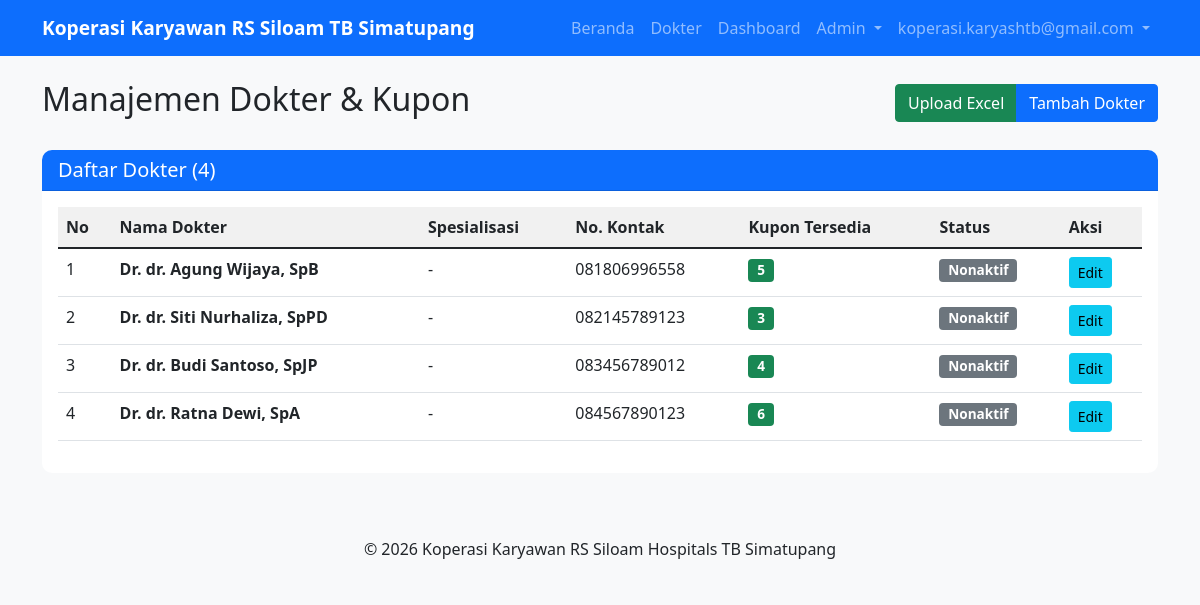
The page /admin/dokter (signed in) on the database its author committed.
### koperasi apps/models.py (models this page shows, shortened)
class User(UserMixin, db.Model):
    id = db.Column(db.Integer, primary_key=True)
    email = db.Column(db.String(120), unique=True, nullable=False)
    password_hash = db.Column(db.String(256))
    role = db.Column(db.String(20), default='user')  # user, approval1, approval2, admin
    is_active = db.Column(db.Boolean, default=True)
    created_at = db.Column(db.DateTime, default=datetime.utcnow)

class Dokter(db.Model):
    id = db.Column(db.Integer, primary_key=True)
    nama_dokter = db.Column(db.String(200), nullable=False)
    spesialisasi = db.Column(db.String(100))
    nomor_kontak = db.Column(db.String(20), nullable=False)
    alamat_praktik = db.Column(db.Text)
    jumlah_kupon = db.Column(db.Integer, default=0)
    kupon_awal = db.Column(db.Integer, default=0)  # Initial kupon before period
    periode_berlaku_bulan = db.Column(db.String(10))  # Format: YYYY-MM, e.g. 2026-01
    keterangan = db.Column(db.Text)
    is_active = db.Column(db.Boolean, default=True)
    created_at = db.Column(db.DateTime, default=datetime.utcnow)
    updated_at = db.Column(db.DateTime, default=datetime.utcnow, onupdate=datetime.utcnow)

### koperasi apps/app.py (the view, shortened to what this page needs)
@app.route('/admin/dokter', methods=['GET', 'POST'])
@login_required
def admin_dokter():
    if current_user.role != 'admin':
        flash('Anda tidak memiliki akses', 'danger')
        return redirect(url_for('dashboard'))
    current_month = datetime.now().strftime('%Y-%m')
    for dokter in Dokter.query.all():
        if dokter.periode_berlaku_bulan and dokter.periode_berlaku_bulan != current_month:
            dokter.jumlah_kupon = dokter.kupon_awal
            dokter.periode_berlaku_bulan = current_month
    db.session.commit()
    dokter_list_data = Dokter.query.all()
    return render_template('admin_dokter.html', dokter_list=dokter_list_data)

### koperasi apps/app.py (called while the page is built)
@login_manager.user_loader
def load_user(user_id):
    return User.query.get(int(user_id))

### templates/admin_dokter.html (shortened to what this page needs)
{% extends "base.html" %}
{% block content %}
<div class="row">
    <div class="col-12">
        <div class="d-flex justify-content-between align-items-center mb-4">
            <h2>Manajemen Dokter & Kupon</h2>
            <div class="btn-group" role="group">
                <button class="btn btn-success" data-bs-toggle="modal" data-bs-target="#uploadDokterModal">
                     Upload Excel
                </button>
                <button class="btn btn-primary" data-bs-toggle="modal" data-bs-target="#addDokterModal">
                     Tambah Dokter
                </button>
            </div>
        </div>
        {% if dokter_list %}
        <div class="card">
            <div class="card-header bg-primary text-white">
                <h5 class="mb-0">Daftar Dokter ({{ dokter_list|length }})</h5>
            </div>
            <div class="card-body">
                <div class="table-responsive">
                    <table class="table table-hover">
                        <thead>
                            <tr>
                                <th>No</th>
                                <th>Nama Dokter</th>
                                <th>Spesialisasi</th>
                                <th>No. Kontak</th>
                                <th>Kupon Tersedia</th>
                                <th>Status</th>
                                <th>Aksi</th>
                            </tr>
                        </thead>
                        <tbody>
                            {% for dokter in dokter_list %}
                            <tr>
                                <td>{{ loop.index }}</td>
                                <td><strong>Dr. {{ dokter.nama_dokter }}</strong></td>
                                <td>{{ dokter.spesialisasi }}</td>
                                <td>{{ dokter.nomor_kontak }}</td>
                                <td>
                                    <span class="badge {% if dokter.jumlah_kupon > 0 %}bg-success{% else %}bg-danger{% endif %}">
                                        {{ dokter.jumlah_kupon }}
                                    </span>
                                </td>
                                <td>
                                    {% if dokter.is_active %}
                                        <span class="badge bg-success">Aktif</span>
                                    {% else %}
                                        <span class="badge bg-secondary">Nonaktif</span>
                                    {% endif %}
                                </td>
                                <td>
                                    <button class="btn btn-sm btn-info" data-bs-toggle="modal"
                                            data-bs-target="#editDokterModal{{ dokter.id }}">
                                         Edit
                                    </button>
                                </td>
                            </tr>
                            {% endfor %}
                        </tbody>
                    </table>
                </div>
            </div>
        </div>
        {% else %}
        <div class="alert alert-info" role="alert">
            <i class="fas fa-info-circle"></i> Belum ada dokter yang terdaftar.
        </div>
        {% endif %}
    </div>
</div>
{% endblock %}

### templates/base.html (shortened to what this page needs)
<!DOCTYPE html>
<html lang="id">
<head>
    <link href="https://cdn.jsdelivr.net/npm/bootstrap@5.1.3/dist/css/bootstrap.min.css" rel="stylesheet">
    <link rel="stylesheet" href="{{ url_for('static', filename='css/style.css') }}">
</head>
<body>
    <nav class="navbar navbar-expand-lg navbar-dark bg-primary">
        <div class="container">
            <a class="navbar-brand" href="{{ url_for('index') }}">
                Koperasi Karyawan RS Siloam TB Simatupang
            </a>
            <div class="collapse navbar-collapse" id="navbarNav">
                <ul class="navbar-nav ms-auto">
                    <li class="nav-item">
                        <a class="nav-link" href="{{ url_for('index') }}">Beranda</a>
                    </li>
                    <li class="nav-item">
                        <a class="nav-link" href="{{ url_for('dokter_list') }}">Dokter</a>
                    </li>
                    {% if current_user.is_authenticated %}
                        <li class="nav-item">
                            <a class="nav-link" href="{{ url_for('dashboard') }}">Dashboard</a>
                        </li>
                        {% if current_user.role == 'kasir' %}
                        <li class="nav-item">
                            <a class="nav-link" href="{{ url_for('kasir_dokter') }}">Potong Kupon</a>
                        </li>
                        <li class="nav-item">
                            <a class="nav-link" href="{{ url_for('kasir_riwayat') }}">Riwayat</a>
                        </li>
                        {% elif current_user.role == 'admin' %}
                        <li class="nav-item dropdown">
                            <a class="nav-link dropdown-toggle" href="#" id="adminMenu" role="button" data-bs-toggle="dropdown">
                                Admin
                            </a>
                        </li>
                        {% elif current_user.role in ['approval1', 'approval2'] %}
                        <li class="nav-item">
                            <a class="nav-link" href="{{ url_for('report') }}">Laporan</a>
                        </li>
                        {% endif %}
                        <li class="nav-item dropdown">
                            <a class="nav-link dropdown-toggle" href="#" id="userMenu" role="button" data-bs-toggle="dropdown">
                                {{ current_user.email }}
                            </a>
                        </li>
                    {% else %}
                        <li class="nav-item">
                            <a class="nav-link" href="{{ url_for('login') }}">Login</a>
                        </li>
                    {% endif %}
                </ul>
            </div>
        </div>
    </nav>
    <div class="container mt-4">
        {% block content %}{% endblock %}
    </div>
    <footer class="mt-5 py-3 bg-light">
        <div class="container text-center">
            <p class="mb-0">&copy; 2026 Koperasi Karyawan RS Siloam Hospitals TB Simatupang</p>
        </div>
    </footer>
</body>
</html>

### static/style.css (style rules this page uses)
body { background-color: #f8f9fa; font-family: 'Segoe UI', Tahoma, Geneva, Verdana, sans-serif; }
.navbar-brand { font-weight: bold; font-size: 1.2rem; }
.card { border: none; border-radius: 10px; }
.card-header { border-radius: 10px 10px 0 0 !important; }
.table th { background-color: #f1f1f1; font-weight: 600; }
.btn-primary { background-color: #0d6efd; border-color: #0d6efd; }
.badge { font-size: 0.85em; }

### rows shown on the page
User: email "koperasi.karyashtb@gmail.com"
Dokter: nama_dokter "dr. Agung Wijaya, SpB", spesialisasi "-", nomor_kontak "081806996558", jumlah_kupon "5", is_active "Nonaktif"
Dokter: nama_dokter "dr. Siti Nurhaliza, SpPD", spesialisasi "-", nomor_kontak "082145789123", jumlah_kupon "3", is_active "Nonaktif"
Dokter: nama_dokter "dr. Budi Santoso, SpJP", spesialisasi "-", nomor_kontak "083456789012", jumlah_kupon "4", is_active "Nonaktif"
Dokter: nama_dokter "dr. Ratna Dewi, SpA", spesialisasi "-", nomor_kontak "084567890123", jumlah_kupon "6", is_active "Nonaktif"

### other values the page prints
{{ dokter_list|length }} "4"
